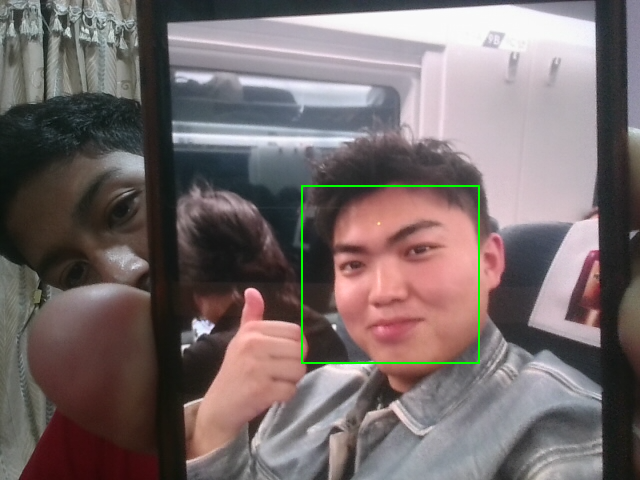
#> input picture validated_faces/45/face_1.jpg, 640 x 480 px; its folder holds 3 pictures in this run
$ python face_recognition_with_existing_detection.py
#> lines starting #> are read from the running program, lines starting #| are printed output that depends on the picture
#> in train_lbph_model, img is the input picture: shape (480, 640, 3); mean B, G, R 107.7, 107.7, 119
import cv2
import numpy as np
import os
import sys
import json
import pickle
import logging
from pathlib import Path

# Configure logging
logging.basicConfig(level=logging.INFO, format='%(asctime)s - %(levelname)s - %(message)s')

def preprocess_face(image, target_size=(100, 100)):
    """Preprocess the already detected face for recognition"""
#> called with target_size = (100, 100)
    if len(image.shape) > 2:
        gray = cv2.cvtColor(image, cv2.COLOR_BGR2GRAY)
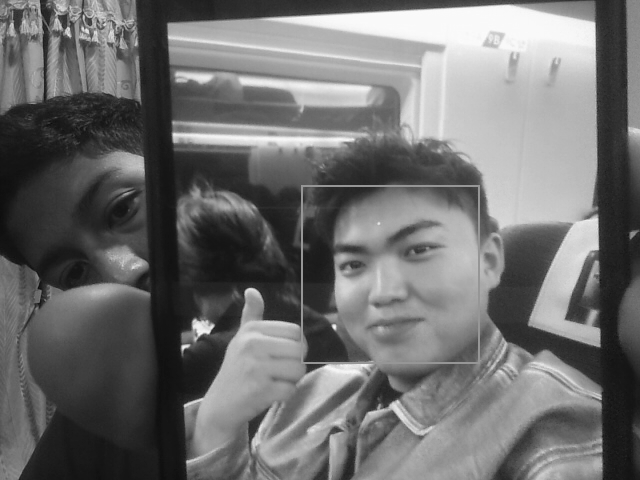
#> gray: shape (480, 640); min 12, max 252, mean 111.1
    else:
        gray = image.copy()

    # Apply CLAHE for better contrast
    clahe = cv2.createCLAHE(clipLimit=2.0, tileGridSize=(8,8))
    gray = clahe.apply(gray)
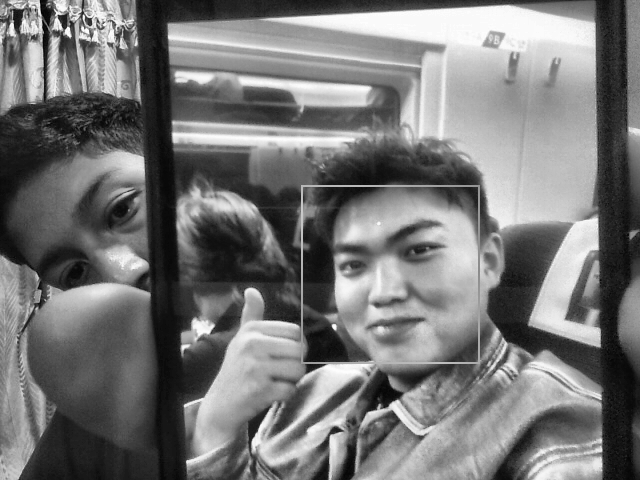
#> gray: shape (480, 640); min 2, max 254, mean 118.4

    # Resize to standard size
    gray = cv2.resize(gray, target_size)
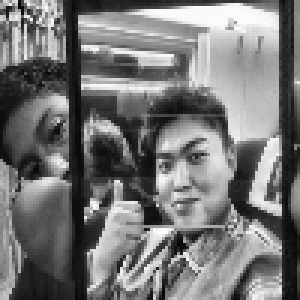
#> gray: shape (100, 100) (shown 3 times larger); min 4, max 253, mean 118.3

    # Normalize the image
    gray = cv2.normalize(gray, None, 0, 255, cv2.NORM_MINMAX)

    return gray

def train_lbph_model():
    """Train LBPH model using validated face images"""
    try:
        # Get paths
        base_dir = Path(os.path.dirname(os.path.dirname(os.path.abspath(__file__))))
        validated_dir = base_dir / 'validated_faces'  # Use validated faces directory
        models_dir = base_dir / 'models'
        model_path = models_dir / 'lbph_model.yml'
        labels_path = models_dir / 'labels.pkl'

        # Check if validated faces directory exists
        if not validated_dir.exists():
            return {'success': False, 'message': 'Validated faces directory not found. Please run validate_faces.py first.'}

        # Create models directory if needed
        models_dir.mkdir(exist_ok=True)

        # Initialize LBPH recognizer with optimized parameters
        recognizer = cv2.face.LBPHFaceRecognizer_create(
            radius=2,        # Increased radius for more distinctive features
            neighbors=12,    # More sampling points
            grid_x=10,      # More cells for better spatial information
            grid_y=10,      # More cells for better spatial information
            threshold=100    # Threshold for recognition
        )

        # Initialize training data
        face_images = []
        face_labels = []
        labels = {}
        next_label = 0

        # Process each student directory
        logging.info("Starting to process validated face images...")

        for student_dir in validated_dir.iterdir():
            if not student_dir.is_dir():
                continue

            student_id = student_dir.name
            if student_id not in labels:
                labels[student_id] = next_label
                next_label += 1

            label = labels[student_id]
            logging.info(f"Processing student {student_id} with label {label}")

            # Process each face image (these are validated faces)
            face_count = 0
            for img_path in student_dir.glob('face_*.jpg'):
                # Skip debug images
                if img_path.name.startswith('debug_'):
                    continue

                logging.info(f"Processing image: {img_path}")

                # Read image
                img = cv2.imread(str(img_path))
                if img is None:
                    logging.warning(f"Failed to load image: {img_path}")
                    continue

                # Preprocess face
                processed_face = preprocess_face(img)

                # Add to training data
                face_images.append(processed_face)
                face_labels.append(label)

                # Add slightly rotated versions for better training
                for angle in [-5, 5]:
                    rows, cols = processed_face.shape
                    M = cv2.getRotationMatrix2D((cols/2, rows/2), angle, 1)
                    rotated = cv2.warpAffine(processed_face, M, (cols, rows))
                    face_images.append(rotated)
                    face_labels.append(label)
#> this loop made 2 passes
#> pass 1, in train_lbph_model, `rotated = cv2.warpAffine(processed_face, M, (cols, rows))`:
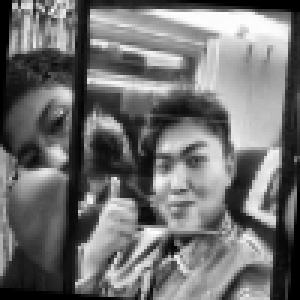
#> rotated: shape (100, 100) (shown 3 times larger); min 0, max 254, mean 112.2
#> pass 2, in train_lbph_model, `rotated = cv2.warpAffine(processed_face, M, (cols, rows))`:
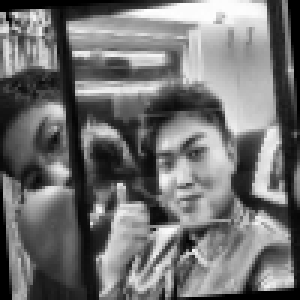
#> rotated: shape (100, 100) (shown 3 times larger); min 0, max 255, mean 114.1
#> after the loop, face_images = 3 items; face_labels = [0, 0, 0]

                face_count += 1

            logging.info(f"Processed {face_count} faces for student {student_id}")

        if not face_images:
            return {'success': False, 'message': 'No valid face images found for training'}

        # Train model
        logging.info(f"Training model with {len(face_images)} faces...")
        recognizer.train(face_images, np.array(face_labels))

        # Save model and labels
        recognizer.save(str(model_path))
        with open(labels_path, 'wb') as f:
            pickle.dump(labels, f)

        return {
            'success': True,
            'message': f'Model trained successfully with {len(face_images)} faces from {len(labels)} students',
            'num_faces': len(face_images),
            'num_students': len(labels)
        }

    except Exception as e:
        logging.error(f"Error during training: {str(e)}")
        return {'success': False, 'message': str(e)}

# [78 lines left out: function recognize_face, not called in this run]

if __name__ == '__main__':
    if len(sys.argv) < 2:
        # Train model if no arguments provided
        result = train_lbph_model()
#> result = 4 items
    else:
        # Test recognition with provided image
        result = recognize_face(sys.argv[1])

    print(json.dumps(result, indent=2))
#| {
#|   "success": true,
#|   "message": "Model trained successfully with 3 faces from 2 students",
#|   "num_faces": 3,
#|   "num_students": 2
#| }
